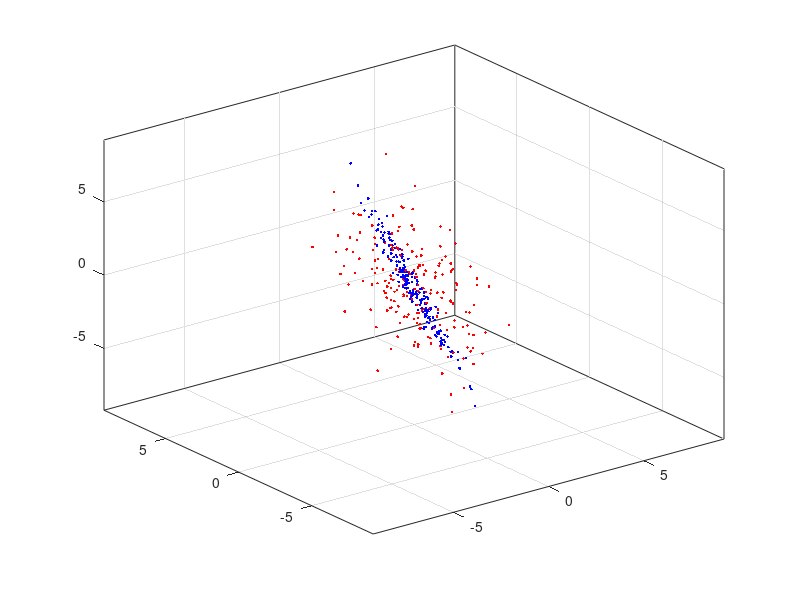
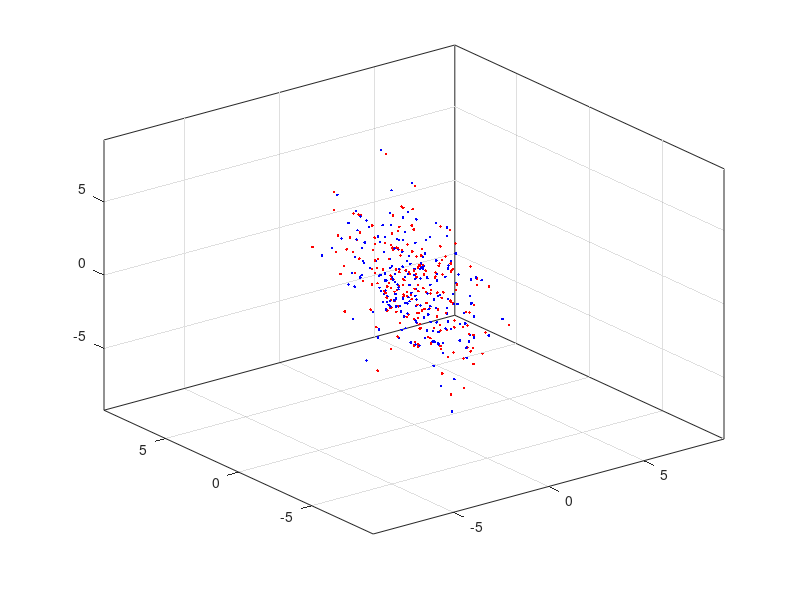

The MATLAB source for these figures, in order:
%% Illustration of 3D PCA
% This code illustrates PCA for a 'toy' example.
% PCA gives a way to approximate an N-point vector 
% by an M-point vector with M < N.

%% Make data for example

L = 200;  % number of data points

% generate data for example
C = [1 2 -1; 2 2 1; -2 0 2];
X = C * randn(3,L);

% display data
plot3(X(1,:),X(2,:),X(3,:),'b.')
grid
box on
m = max(abs(X(:)))
ax = [-1 1 -1 1 -1 1]*m;
axis(ax);
set(gca,'Projection','perspective');

rotate3d on

% data is zero mean - no need to subtract mean first.

%% Compute PCA matrix

A = X * X';     % data covariance matrix - 3 x 3 matrix

% compute eigenvectors and eigenvalues
[E,D] = eig(A);

% check that A = E D E'
err = A - E * D * E';
max(abs(err(:)));

% eigevalues in descending order
d = diag(D);
[tmp, k] = sort(-d);

% resort
d = d(k)
D = diag(d);
E = E(:,k);

% check that A = E D E'
err = A - E * D * E';
max(abs(err(:)));

% Set P matrix
P = E';

%% Transform data to new coordinates
% Decorrelate data

% transform data
Y = P * X;

% display new data
plot3(Y(1,:),Y(2,:),Y(3,:),'b.')
grid
% axis equal
box on
set(gca,'Projection','perspective');
axis(ax);

%% Approximate each 3-point data vector using two values

Y(3,:) = 0;

% display approximate data
plot3(Y(1,:), Y(2,:), Y(3,:),'b.')
grid
% axis equal
box on
set(gca,'Projection','perspective');
axis(ax);

%% Transform back to original coordinates
% The approximate data lies in a 2-dimensional plane

X_approx = P'*Y;

% display approximate data
plot3(X_approx(1,:),X_approx(2,:),X_approx(3,:),'b.')
grid
% axis equal
box on
set(gca,'Projection','perspective');
axis(ax);

%%

hold on
plot3(X(1,:),X(2,:),X(3,:),'r.')
hold off

%% Computer square error 

err = X - X_approx;

RMSE = sqrt( sum( abs( err(:).^2 ) ) )

%% change view

% view(-60, 18)

%% change view

% view(-66.7, 7.8)

%% What if we drop the leading component?
% Error should be higher..

% transform data
Y = P * X;
Y(1,:) = 0;
X_approx_2 = P'*Y;

% display approximate data
figure(2)
clf
plot3(X_approx_2(1,:), X_approx_2(2,:), X_approx_2(3,:),'b.')
grid
% axis equal
box on
set(gca,'Projection','perspective');
axis(ax);
rotate3d on


%%

hold on
plot3(X(1,:),X(2,:),X(3,:),'r.')
hold off

%% Computer square error 

err_2 = X - X_approx_2;

RMSE_2 = sqrt( sum( abs( err_2(:).^2 ) ) )






